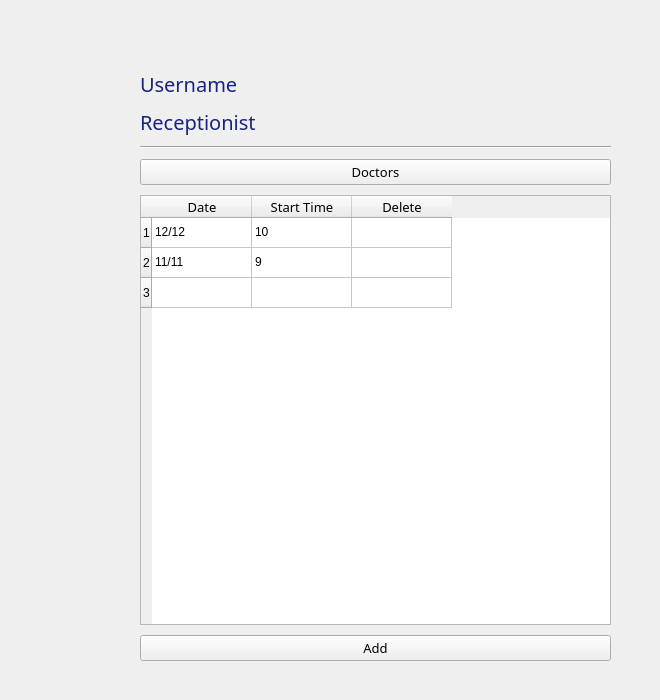
    <widget class="QWidget" name="ReceptionistPage">
     <widget class="QWidget" name="verticalLayoutWidget_8">
      <property name="geometry">
       <rect>
        <x>100</x>
        <y>40</y>
        <width>551</width>
        <height>651</height>
       </rect>
      </property>
      <layout class="QVBoxLayout" name="ReceptionistPageLayout">
       <property name="spacing">
        <number>10</number>
       </property>
       <property name="leftMargin">
        <number>40</number>
       </property>
       <property name="topMargin">
        <number>30</number>
       </property>
       <property name="rightMargin">
        <number>40</number>
       </property>
       <property name="bottomMargin">
        <number>30</number>
       </property>
       <item>
        <widget class="QLabel" name="ReceptionistPageUsernameLabel">
         <property name="font">
          <font>
           <family>Rockwell</family>
           <pointsize>15</pointsize>
          </font>
         </property>
         <property name="styleSheet">
          <string notr="true">color: #1a237e;
</string>
         </property>
         <property name="text">
          <string>Username</string>
         </property>
        </widget>
       </item>
       <item>
        <widget class="QLabel" name="ReceptionistPageRoleLabel">
         <property name="font">
          <font>
           <family>Rockwell</family>
           <pointsize>15</pointsize>
          </font>
         </property>
         <property name="styleSheet">
          <string notr="true">color: #1a237e;
</string>
         </property>
         <property name="text">
          <string>Receptionist</string>
         </property>
        </widget>
       </item>
       <item>
        <widget class="Line" name="ReceptionistPageLine">
         <property name="orientation">
          <enum>Qt::Horizontal</enum>
         </property>
        </widget>
       </item>
       <item>
        <widget class="QPushButton" name="ReceptionistPageDoctorsButton">
         <property name="font">
          <font>
           <family>Rockwell</family>
           <pointsize>10</pointsize>
          </font>
         </property>
         <property name="text">
          <string>Doctors</string>
         </property>
        </widget>
       </item>
       <item>
        <widget class="QTableWidget" name="ReceptionistPageTableWidget">
         <property name="rowCount">
          <number>3</number>
         </property>
         <property name="columnCount">
          <number>3</number>
         </property>
         <row>
          <property name="text">
           <string>1</string>
          </property>
         </row>
         <row>
          <property name="text">
           <string>2</string>
          </property>
         </row>
         <row>
          <property name="text">
           <string>3</string>
          </property>
         </row>
         <column>
          <property name="text">
           <string>Date</string>
          </property>
          <property name="font">
           <font>
            <family>Rockwell</family>
            <pointsize>10</pointsize>
           </font>
          </property>
         </column>
         <column>
          <property name="text">
           <string>Start Time</string>
          </property>
          <property name="font">
           <font>
            <family>Rockwell</family>
            <pointsize>10</pointsize>
           </font>
          </property>
         </column>
         <column>
          <property name="text">
           <string>Delete</string>
          </property>
          <property name="font">
           <font>
            <family>Rockwell</family>
            <pointsize>10</pointsize>
           </font>
          </property>
         </column>
         <item row="0" column="0">
          <property name="text">
           <string>12/12</string>
          </property>
          <property name="flags">
           <set>ItemIsSelectable|ItemIsEnabled</set>
          </property>
         </item>
         <item row="0" column="1">
          <property name="text">
           <string>10</string>
          </property>
          <property name="flags">
           <set>ItemIsSelectable|ItemIsEnabled</set>
          </property>
         </item>
         <item row="0" column="2">
          <property name="text">
           <string/>
          </property>
          <property name="icon">
           <iconset>
            <selectedoff>delete.png</selectedoff>
           </iconset>
          </property>
         </item>
         <item row="1" column="0">
          <property name="text">
           <string>11/11</string>
          </property>
         </item>
         <item row="1" column="1">
          <property name="text">
           <string>9</string>
          </property>
         </item>
         <item row="1" column="2">
          <property name="text">
           <string/>
          </property>
          <property name="icon">
           <iconset>
            <activeoff>delete.png</activeoff>
           </iconset>
          </property>
         </item>
         <item row="2" column="0">
          <property name="text">
           <string/>
          </property>
         </item>
         <item row="2" column="1">
          <property name="text">
           <string/>
          </property>
         </item>
         <item row="2" column="2">
          <property name="flags">
           <set>ItemIsSelectable</set>
          </property>
         </item>
        </widget>
       </item>
       <item>
        <widget class="QPushButton" name="ReceptionistPageAddButton">
         <property name="font">
          <font>
           <family>Rockwell</family>
           <pointsize>10</pointsize>
          </font>
         </property>
         <property name="text">
          <string>Add</string>
         </property>
        </widget>
       </item>
      </layout>
     </widget>
    </widget>
